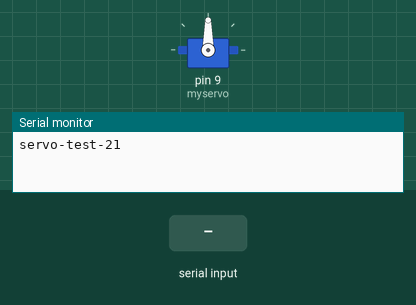
This sketch was run on a simulated Arduino Uno, built with avr-gcc and run on an emulated ATmega328P. Parts: servo, the last lines printed to the serial monitor. The test bench sets the inputs (shaded band).

Above: at 1.2 s.
1.3 s: "30,150\n" received over Serial
At 1.7 s:
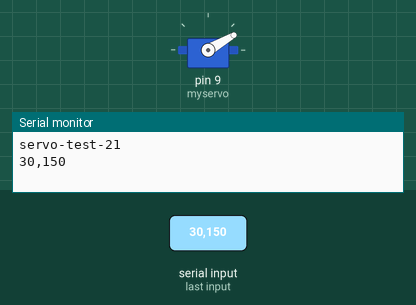
2.8 s: "5\n" received over Serial
At 3.4 s:
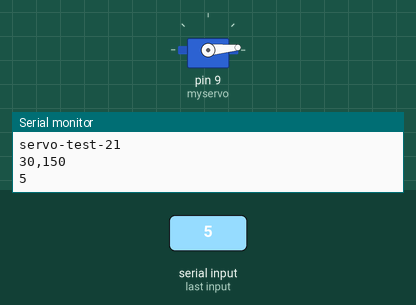
4.3 s: "200\n" received over Serial
At 5.3 s:
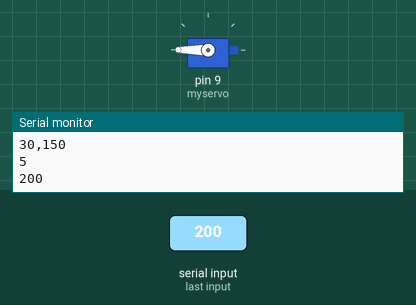
5.8 s: "90,45\n" received over Serial
At 7.1 s:
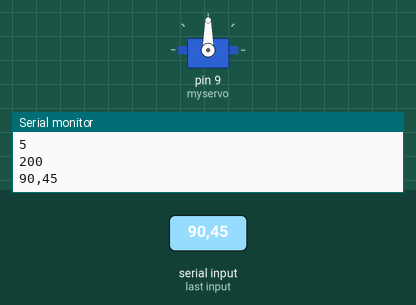
Timing chart, 0 to 8.3 s (numbered marks = the images above; inputs shaded):
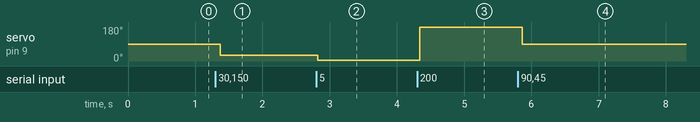

Measured:
- after the input at 1.3 s, servo on pin 9 (myservo): 90° → 30° after 0.07 s
- after the input at 2.8 s, servo on pin 9 (myservo): 30° → 5° at once
- after the input at 4.3 s, servo on pin 9 (myservo): 5° → 180° at once
- after the input at 5.8 s, servo on pin 9 (myservo): 180° → 90° after 0.06 s

The sketch:

servo.ino
```cpp
// zoomkat 10-4-10 serial servo test
// type servo position 0 to 180 in serial monitor
// for writeMicroseconds, use a value like 1500
// for IDE 0019 and later
// Powering a servo from the arduino usually DOES NOT WORK.

String readString;
#include <Servo.h>
Servo myservo;  // create servo object to control a servo

void setup() {
 Serial.begin(9600);
 myservo.attach(9);  //the pin for the servo control
 myservo.write(90);
 Serial.println("servo-test-21"); // so I can keep track of what is loaded
}

void loop() {

 while (Serial.available()) {
   delay(10);
   if (Serial.available() >0) {
     char c = Serial.read();  //gets one byte from serial buffer
     readString += c; //makes the string readString
   }
 }

 if (readString.length() >0) {
   Serial.println(readString);  //so you can see the captured string
   int n;
   char carray[6]; //converting string to number
   readString.toCharArray(carray, sizeof(carray));
   n = atoi(carray);
   //myservo.writeMicroseconds(n); // for microseconds
   myservo.write(n); //for degees 0-180
   readString="";
 }
}
```
